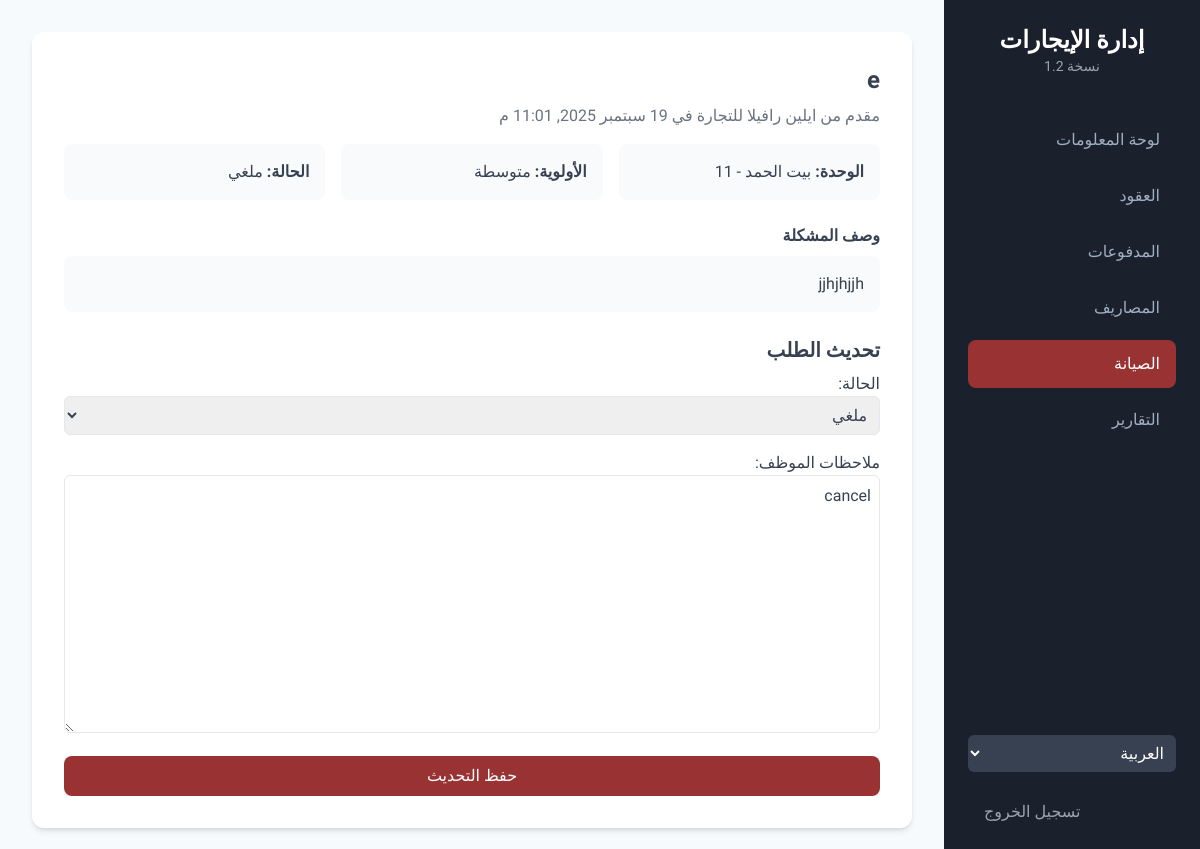
The page /ar/dashboard/maintenance/1/ (signed in) on the database its author committed.
### dashboard/models.py (models this page shows, shortened)
class MaintenanceRequest(models.Model):
    STATUS_CHOICES = [('submitted', _('تم الإرسال')), ('in_progress', _('قيد التنفيذ')), ('completed', _('مكتمل')), ('cancelled', _('ملغي'))]
    PRIORITY_CHOICES = [('low', _('منخفضة')), ('medium', _('متوسطة')), ('high', _('عالية'))]
    lease = models.ForeignKey(Lease, on_delete=models.CASCADE, related_name='maintenance_requests', verbose_name=_("العقد"))
    title = models.CharField(_("عنوان الطلب"), max_length=200)
    description = models.TextField(_("وصف المشكلة"))
    priority = models.CharField(_("الأولوية"), max_length=10, choices=PRIORITY_CHOICES, default='medium')
    status = models.CharField(_("الحالة"), max_length=20, choices=STATUS_CHOICES, default='submitted')
    image = models.ImageField(_("صورة مرفقة (اختياري)"), upload_to='maintenance_requests/', blank=True, null=True)
    reported_date = models.DateTimeField(_("تاريخ الإبلاغ"), auto_now_add=True)
    staff_notes = models.TextField(_("ملاحظات الموظف"), blank=True, null=True)
    class Meta:
        verbose_name = _("طلب صيانة")
        verbose_name_plural = _("طلبات الصيانة")
        ordering = ['-reported_date']

class Lease(models.Model):
    STATUS_CHOICES = [('active', _('نشط')), ('expiring_soon', _('قريب الانتهاء')), ('expired', _('منتهي')), ('cancelled', _('ملغي'))]
    unit = models.ForeignKey(Unit, on_delete=models.CASCADE, verbose_name=_("الوحدة"))
    tenant = models.ForeignKey(Tenant, on_delete=models.CASCADE, verbose_name=_("المستأجر"))
    contract_number = models.CharField(_("رقم العقد"), max_length=50, unique=True)
    contract_form_number = models.CharField(_("رقم نموذج العقد"), max_length=50, blank=True, null=True)
    monthly_rent = models.DecimalField(_("مبلغ الإيجار الشهري"), max_digits=10, decimal_places=2)
    start_date = models.DateField(_("تاريخ بدء العقد"))
    end_date = models.DateField(_("تاريخ انتهاء العقد"))
    electricity_meter = models.CharField(_("رقم عداد الكهرباء"), max_length=50, blank=True, null=True)
    water_meter = models.CharField(_("رقم عداد المياه"), max_length=50, blank=True, null=True)
    status = models.CharField(_("حالة العقد"), max_length=20, choices=STATUS_CHOICES, default='active', editable=False)
    office_fee = models.DecimalField(_("رسوم المكتب"), max_digits=10, decimal_places=2, default=5.00)
    admin_fee = models.DecimalField(_("الرسوم الإدارية"), max_digits=10, decimal_places=2, default=1.00)
    registration_fee = models.DecimalField(_("رسوم تسجيل العقد (3%)"), max_digits=10, decimal_places=2, blank=True)
    class Meta:
        verbose_name = _("عقد إيجار")
        verbose_name_plural = _("عقود الإيجار")

class Tenant(models.Model):
    TENANT_TYPE_CHOICES = [('individual', _('فرد')), ('company', _('شركة'))]
    user = models.OneToOneField(User, on_delete=models.SET_NULL, null=True, blank=True, verbose_name=_("حساب المستخدم"), help_text=_("اربط المستأجر بحساب مستخدم لتسجيل الدخول إلى البوابة."))
    name = models.CharField(_("اسم المستأجر"), max_length=150)
    tenant_type = models.CharField(_("نوع المستأجر"), max_length=20, choices=TENANT_TYPE_CHOICES)
    phone = models.CharField(_("رقم الهاتف"), max_length=15)
    email = models.EmailField(_("البريد الإلكتروني"), blank=True, null=True)
    authorized_signatory = models.CharField(_("المفوض بالتوقيع"), max_length=150, blank=True, null=True, help_text=_("يُملأ فقط في حال كان المستأجر شركة"))
    class Meta:
        verbose_name = _("مستأجر")
        verbose_name_plural = _("المستأجرين")

class Unit(models.Model):
    UNIT_TYPE_CHOICES = [('office', _('مكتب')), ('apartment', _('شقة')), ('shop', _('محل'))]
    building = models.ForeignKey(Building, on_delete=models.CASCADE, verbose_name=_("المبنى"))
    unit_number = models.CharField(_("رقم الوحدة"), max_length=20)
    unit_type = models.CharField(_("نوع الوحدة"), max_length=20, choices=UNIT_TYPE_CHOICES)
    floor = models.IntegerField(_("الطابق"))
    is_available = models.BooleanField(_("متاحة للإيجار"), default=True)
    area = models.DecimalField(_("المساحة(متر مربع)"), max_digits=8, decimal_places=2, blank=True, null=True)
    amenties = models.TextField(_("المرافق والمميزات"), blank=True, help_text=_("مفصولة بفاصلة، مثال: مكيف، واي فاي، غسالة، إلخ."))
    class Meta:
        verbose_name = _("وحدة")
        verbose_name_plural = _("الوحدات")
    def __str__(self):
        return f"{self.building.name} - {self.unit_number}"

class Building(models.Model):
    name = models.CharField(_("اسم المبنى"), max_length=100)
    address = models.TextField(_("العنوان"))
    class Meta:
        verbose_name = _("مبنى")
        verbose_name_plural = _("المباني")

### dashboard/views.py (the view, shortened to what this page needs)
# urls.py: path('maintenance/<int:pk>/', MaintenanceRequestAdminUpdateView.as_view(), name='maintenance_admin_update'),
class MaintenanceRequestAdminUpdateView(StaffRequiredMixin, UpdateView):
    model = MaintenanceRequest; form_class = MaintenanceRequestUpdateForm; template_name = 'dashboard/maintenance_detail.html'; success_url = reverse_lazy('maintenance_admin_list')

### dashboard/forms.py
class MaintenanceRequestUpdateForm(FormStyleMixin, forms.ModelForm):
    class Meta:
        model = MaintenanceRequest
        fields = ['status', 'staff_notes']
    def __init__(self, *args, **kwargs):
        super().__init__(*args, **kwargs)
        for field in self.fields.values():
            field.widget.attrs.update({'class': 'w-full p-2 border rounded-md focus:outline-none focus:ring-2 focus:ring-[#993333]'})

### dashboard/context_processors.py (called while the page is built)
def company_profile_processor(request):
    company_profile = CompanyProfile.objects.first()
    return {'company_profile': company_profile}

### dashboard/views.py (called while the page is built)
    def test_func(self):
        return self.request.user.is_staff

### dashboard/templates/dashboard/maintenance_detail.html (shortened to what this page needs)
{% extends 'dashboard/base.html' %}
{% load i18n %}
{% block content %}
<div class="card max-w-4xl mx-auto p-8">
    <h2 class="text-2xl font-bold mb-2">{{ object.title }}</h2>
    <p class="text-gray-500 mb-4">{% trans "مقدم من" %} {{ object.lease.tenant.name }} {% trans "في" %} {{ object.reported_date|date:"d M Y, P" }}</p>
    <div class="grid grid-cols-1 md:grid-cols-3 gap-4 mb-6">
        <div class="bg-gray-50 p-4 rounded-lg"><strong>{% trans "الوحدة" %}:</strong> {{ object.lease.unit }}</div>
        <div class="bg-gray-50 p-4 rounded-lg"><strong>{% trans "الأولوية" %}:</strong> {{ object.get_priority_display }}</div>
        <div class="bg-gray-50 p-4 rounded-lg"><strong>{% trans "الحالة" %}:</strong> {{ object.get_status_display }}</div>
    </div>
    <div class="mb-6">
        <h4 class="font-bold mb-2">{% trans "وصف المشكلة" %}</h4>
        <p class="bg-gray-50 p-4 rounded-lg">{{ object.description }}</p>
    </div>
    <form method="post">
        <h3 class="text-xl font-bold mb-2">{% trans "تحديث الطلب" %}</h3>
        <div class="space-y-4">
            {{ form.as_p }}
        </div>
        <button type="submit" class="btn-primary w-full mt-4 py-2 rounded-lg">{% trans "حفظ التحديث" %}</button>
    </form>
</div>
{% endblock %}

### rows shown on the page
MaintenanceRequest: title "e", lease.tenant.name "ايلين رافيلا للتجارة", reported_date "19 سبتمبر 2025, 11:01 م", lease.unit "بيت الحمد - 11", priority "متوسطة", status "ملغي", description "jjhjhjjh", staff_notes "cancel"

### other values the page prints
{{ company.name|default:_("إدارة الإيجارات") }} "إدارة الإيجارات"
form field language "العربية"
